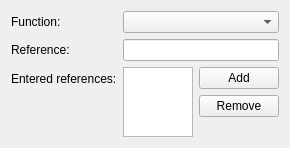
<?xml version="1.0" encoding="UTF-8"?>
<ui version="4.0">
 <author>Stefan Nikolaus &lt;stefan.nikolaus@kdemail.net&gt;</author>
 <comment>This file is part of the KDE project.
Copyright 2010 Stefan Nikolaus &lt;stefan.nikolaus@kdemail.net&gt;

This program is free software; you can redistribute it and/or modify
it under the terms of the GNU General Public License as published by
the Free Software Foundation; either version 2 of the License, or
(at your option) any later version.

This program is distributed in the hope that it will be useful,
but WITHOUT ANY WARRANTY; without even the implied warranty of
MERCHANTABILITY or FITNESS FOR A PARTICULAR PURPOSE.  See the
GNU General Public License for more details.

You should have received a copy of the GNU General Public License
along with this program; if not, write to the Free Software
Foundation, Inc., 51 Franklin Street, Fifth Floor, Boston, MA  02110-1301  USA
</comment>
 <class>ConsolidateWidget</class>
 <widget class="QWidget" name="ConsolidateWidget">
  <property name="geometry">
   <rect>
    <x>0</x>
    <y>0</y>
    <width>270</width>
    <height>134</height>
   </rect>
  </property>
  <layout class="QFormLayout" name="formLayout">
   <item row="0" column="0">
    <widget class="QLabel" name="label">
     <property name="text">
      <string>Function:</string>
     </property>
     <property name="buddy">
      <cstring>m_function</cstring>
     </property>
    </widget>
   </item>
   <item row="0" column="1">
    <widget class="KComboBox" name="m_function"/>
   </item>
   <item row="1" column="0">
    <widget class="QLabel" name="label_2">
     <property name="text">
      <string>Reference:</string>
     </property>
     <property name="buddy">
      <cstring>m_sourceRange</cstring>
     </property>
    </widget>
   </item>
   <item row="1" column="1">
    <widget class="KLineEdit" name="m_sourceRange"/>
   </item>
   <item row="2" column="0">
    <widget class="QLabel" name="label_3">
     <property name="text">
      <string>Entered references:</string>
     </property>
     <property name="buddy">
      <cstring>m_sourceRanges</cstring>
     </property>
    </widget>
   </item>
   <item row="2" column="1">
    <layout class="QGridLayout" name="gridLayout">
     <item row="0" column="1">
      <widget class="QPushButton" name="m_addButton">
       <property name="text">
        <string>Add</string>
       </property>
      </widget>
     </item>
     <item row="1" column="1">
      <widget class="QPushButton" name="m_removeButton">
       <property name="text">
        <string>Remove</string>
       </property>
      </widget>
     </item>
     <item row="0" column="0" rowspan="3">
      <widget class="QListWidget" name="m_sourceRanges"/>
     </item>
    </layout>
   </item>
  </layout>
 </widget>
 <customwidgets>
  <customwidget>
   <class>KLineEdit</class>
   <extends>QLineEdit</extends>
   <header>klineedit.h</header>
  </customwidget>
  <customwidget>
   <class>KComboBox</class>
   <extends>QComboBox</extends>
   <header>KComboBox</header>
  </customwidget>
 </customwidgets>
 <resources/>
 <connections/>
</ui>
